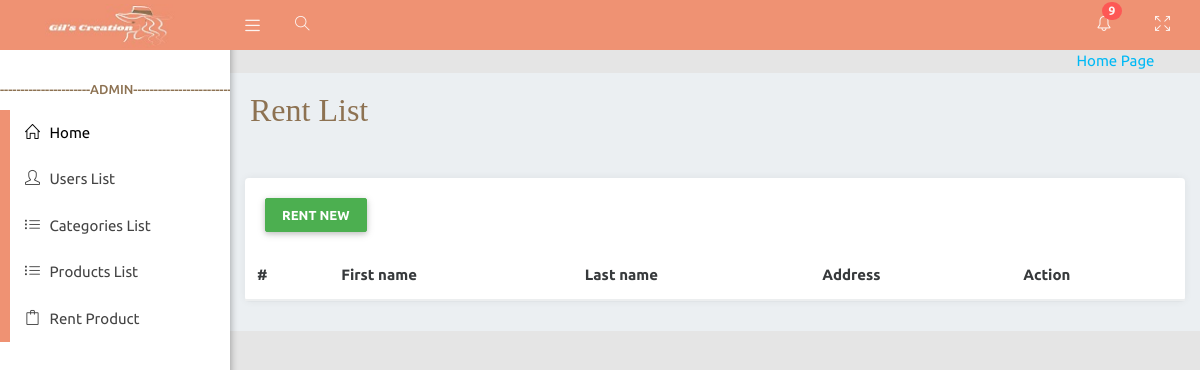
The page /adminViews/rentproduct.php on the database as committed earlier.
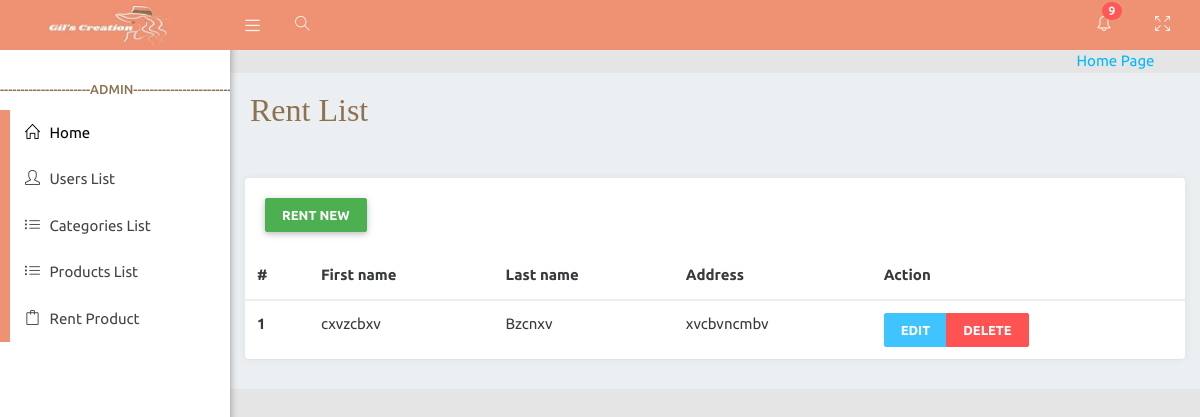
The same page on the database as committed later.
### tables this page shows
CREATE TABLE `rents` (
  `id` int(11) NOT NULL,
  `customer_id` int(11) NOT NULL
);

CREATE TABLE `customer_walkin` (
  `cw_id` int(11) NOT NULL,
  `customer_fname` varchar(255) NOT NULL,
  `customer_lname` varchar(255) NOT NULL,
  `customer_address` varchar(255) NOT NULL
);

### APIFUNCTION/DBCRUD.php (called while the page is built, shortened)
<?php
    class DBCRUD{
        private $servername='localhost';
        private $username='root';
        private $password='';
        private $dbname='brms';
        private $mysqli='';
        public function __construct(){
            $this->mysqli = new mysqli($this->servername,$this->username,$this->password,$this->dbname);
        }
        public function selectleftjoin($table,$table1,$attributename,$attributename1,$where = null){
            if ($where != null) {
                $sql = "SELECT * FROM $table LEFT JOIN $table1 ON $table1.$attributename=$table.$attributename1 WHERE $where";
            }else{
                $sql = "SELECT * FROM $table LEFT JOIN $table1 ON $table1.$attributename1=$table.$attributename";
            }
            $this->sql = $result = $this->mysqli->query($sql);
        }
    }
?>

### adminViews/rentproduct.php (the view, shortened to what this page needs)
<?php include('layouts/head.php'); ?>
   <div class="wrapper">
      <?php include('layouts/navbar.php'); ?>
      <?php include('layouts/sidebar.php'); ?>
      <div class="content-wrapper">
         <div class="container-fluid">
            <div class="row">
               <div class="main-header">
               <h2  style=" font-family:poppins; color:#8d7252;">Rent List</h2><br>
               </div>
            </div>
            <div class="card">
        <div class="card-header">
            <button type="button" class="btn btn-success" data-toggle="modal" data-target="#rentprodModal" id="rentbtn">
            Rent New
            </button>
        </div>
        <div class="card-body">
        <table class="table">
                <thead class="thead-light">
                    <tr>
                    <th scope="col">#</th>
                    <th scope="col">First name</th>
                    <th scope="col">Last name</th>
                    <th scope="col">Address</th>
                    <th scope="col">Action</th>
                    </tr>
                </thead>
                <tbody>
                <?php
                    include('../APIFUNCTION/DBCRUD.php');
                    $newDBCRUD = new DBCRUD();
                    $newDBCRUD->selectleftjoin("rents","customer_walkin","customer_id","cw_id");
                    $productsLists = $newDBCRUD->sql;
                    $index = 1;
                    while ($data = mysqli_fetch_assoc($productsLists)){
                ?>
                    <tr>
                    <th scope="row"><?php echo $index; ?></th>
                    <td><?php echo $data["customer_fname"]; ?></td>
                    <td><?php echo $data["customer_lname"] ; ?></td>
                    <td><?php echo $data["customer_address"]; ?></td>
                    <td>
                        <div class="btn-group" role="group" aria-label="Basic example">
                            <button type="button" class="btn btn-info" onclick="showform(<?php echo $data['cw_id']; ?>);">Edit</button>
                            <button type="button" class="btn btn-danger" onclick="showformdelete(<?php echo $data['id']; ?>);">Delete</button>
                        </div>
                    </td>
                    </tr>
                    <?php $index++; }?>
                </tbody>
            </table>
        </div>
         </div>
      </div>
   </div>
<?php include('layouts/footer.php'); ?>

Rows that differ between the two databases and show on the page:
added rents: customer.customer_fname "cxvzcbxv", customer.customer_lname "Bzcnxv", customer.customer_address "xvcbvncmbv"
